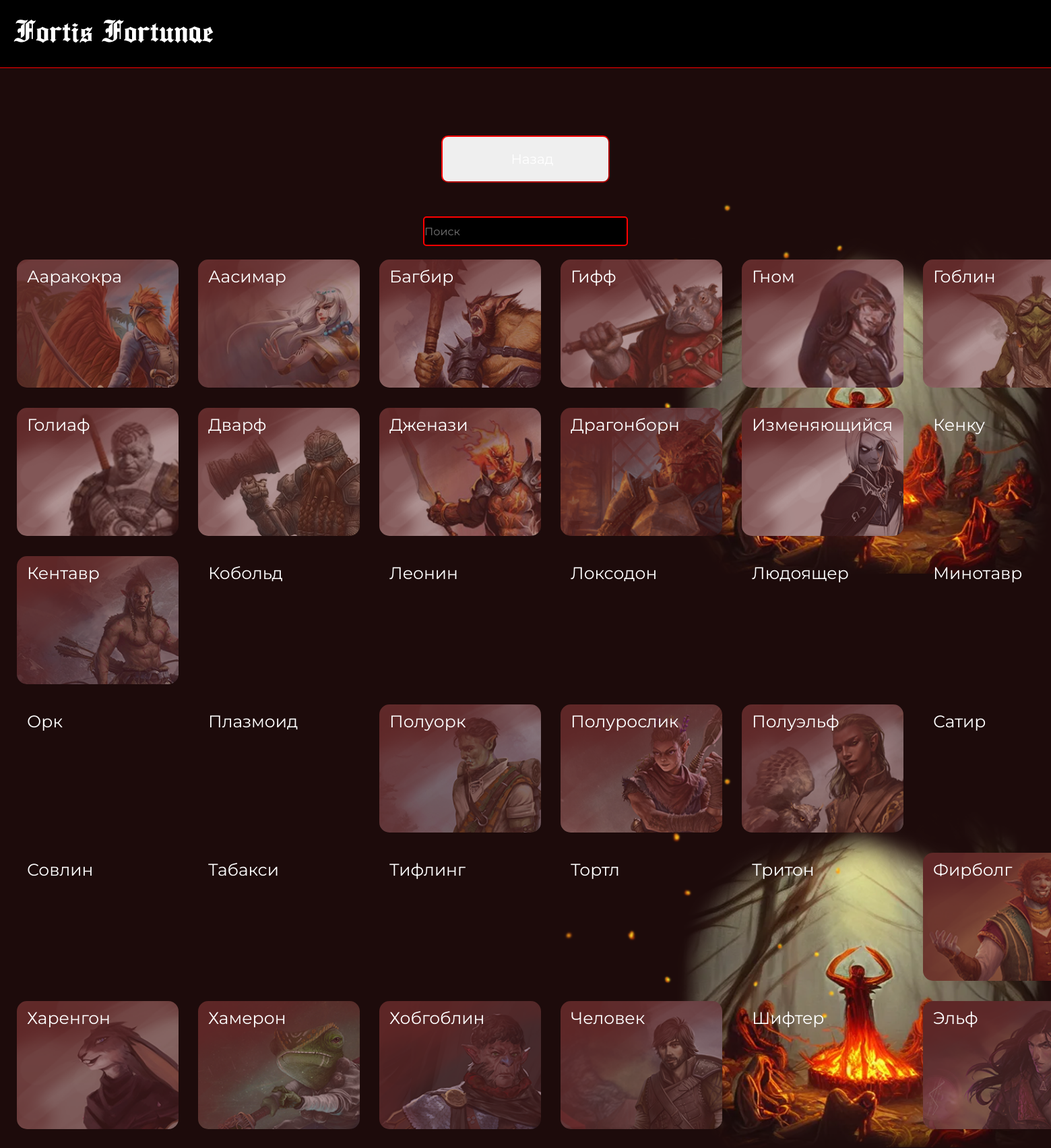
Screenshot of /races.php with the database file from the repository.
### tables this page shows
CREATE TABLE `races` (
  `id` int NOT NULL,
  `name` varchar(100) NOT NULL,
  `image` varchar(100) NOT NULL,
  `info` varchar(10000) NOT NULL
);

### races.php (the view, shortened to what this page needs)
<?php
$con = new mysqli("localhost", "root", "", "dndsite");
mysqli_set_charset($con, 'utf8');
?>
<!DOCTYPE html>
<html>
<head>
	<link rel="stylesheet" type="text/css" href="main.css">
</head>
<body>
	<header>
		<div class="head">
			<p>Fortis Fortunae</p>
		</div>
	</header>
	<main>
		<div class="buttons">
			<a href="index.php"><button class="button1"><p>Назад</p></button></a>
		</div>
		<div class="searchbar">
			<input type="text" id="place" name="searchBar" placeholder="Поиск">
		</div>
		<div class="placeholder">
			<?
                $sql = mysqli_query($con, "SELECT * FROM races ORDER BY id");
                $rows = mysqli_fetch_assoc($sql);
                do {
            ?>
            		<? echo "<a href='raceinfo.php?id=".$rows['id']."'>"?><div class="place" style="background-image: url(<?=$rows['image']?>);"><p><?=$rows['name']?></p></div></a>
            <?
                }
                while($rows = mysqli_fetch_assoc($sql));
            ?>
		</div>
	</main>
</body>
</html>

### main.css (style rules this page uses)
* { margin: 0; padding: 0; }
body { background-image: url(images/back.png); background-size: 100%; background-attachment: fixed; width: 100%; height: auto; margin: auto; }
header { width: 100%; height: 100px; background-color: black; border-bottom: 1px solid red; }
.head { padding-top: 15px; padding-left: 20px; }
.head p { font-family: Ancient; font-size: 50px; color: white; }
.buttons { justify-content: center; display: flex; margin-top: 100px; }
.buttons p { font-family: Montserrat; margin-left: 20px; font-size: 20px; display: inline; }
.button1 { width: 250px; height: 70px; background-image: url(images/races1.png); border-radius: 10px; border-color: red; color: white; }
.placeholder { margin-left: auto; margin-right: auto; width: 1650px; margin-top: 20px; }
.place p { font-family: "Montserrat"; margin-left: 15px; font-size: 25px; color: white; }
.searchbar { display: flex; justify-content: center; }
.searchbar input { outline: none; margin-top: 50px; width: 300px; height: 40px; font-size: 16px; font-family: "Montserrat"; background-color: black; color: white; border-radius: 5px; border: 2px solid red; }

### races.php (style rules this page uses)
.place { display: inline-block; margin-left: 25px; padding-top: 10px; margin-bottom: 30px; width: 240px; height: 180px; background-repeat: no-repeat; background-size: cover; border-radius: 15px; }

### rows the page displays
races: image (picture), name "Ааракокра"
races: image (picture), name "Аасимар"
races: image (picture), name "Багбир"
races: image (picture), name "Гифф"
races: image (picture), name "Гном"
races: image (picture), name "Гоблин"
races: image (picture), name "Голиаф"
races: image (picture), name "Дварф"
races: image (picture), name "Дженази"
races: image (picture), name "Драгонборн"
races: image (picture), name "Изменяющийся"
races: name "Кенку"
races: image (picture), name "Кентавр"
races: name "Кобольд"
races: name "Леонин"
races: name "Локсодон"
races: name "Людоящер"
races: name "Минотавр"
races: name "Орк"
races: name "Плазмоид"
races: image (picture), name "Полуорк"
races: image (picture), name "Полурослик"
races: image (picture), name "Полуэльф"
races: name "Сатир"
races: name "Совлин"
races: name "Табакси"
races: name "Тифлинг"
races: name "Тортл"
races: name "Тритон"
races: image (picture), name "Фирболг"
races: image (picture), name "Харенгон"
races: image (picture), name "Хамерон"
races: image (picture), name "Хобгоблин"
races: image (picture), name "Человек"
races: name "Шифтер"
races: image (picture), name "Эльф"
